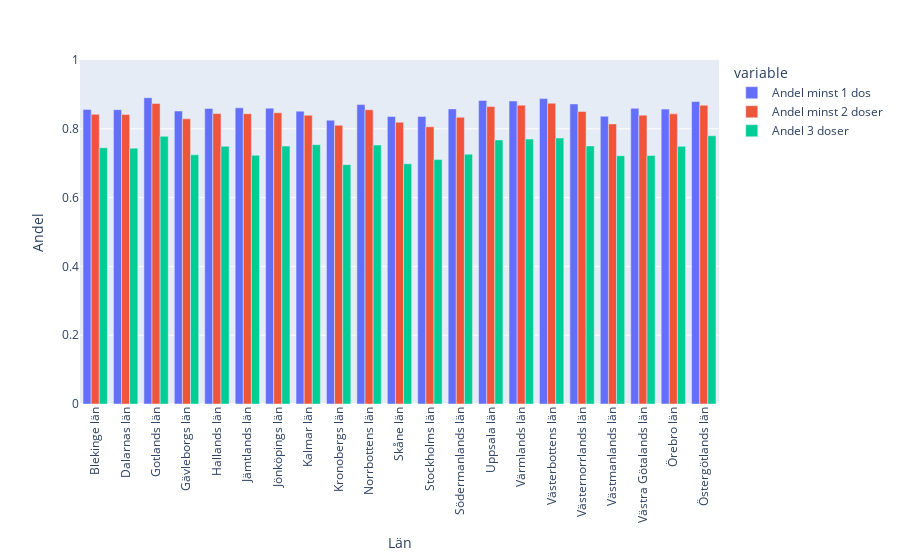

Here is the notebook cell this chart was saved with:
### Code cell
# Draw barplots of Andel minst 1 dos, Andel minst 2 doser and Andel 3 doser with plotly express.

plot_ratio_vaccine_doses = px.bar(ratio_vaccine_doses, x=ratio_vaccine_doses.index, y=["Andel minst 1 dos", "Andel minst 2 doser", "Andel 3 doser"], barmode="group")

# Set y-axis interval from 0 - 1 in the px plot
plot_ratio_vaccine_doses.update_yaxes(range=[0, 1])

# Update layout
plot_ratio_vaccine_doses.update_layout(xaxis_tickangle=-90, yaxis_title="Andel", xaxis_title="Län")

### Figure 1 — Plotly figure (JSON) as saved in the notebook; plotly's stock layout.template omitted (floating-point values rounded to 4 significant figures)
{"data": [{"alignmentgroup": "True", "hovertemplate": "variable=Andel minst 1 dos<br>Län_namn=%{x}<br>value=%{y}<extra></extra>", "legendgroup": "Andel minst 1 dos", "marker": {"color": "#636efa", "pattern": {"shape": ""}}, "name": "Andel minst 1 dos", "offsetgroup": "Andel minst 1 dos", "orientation": "v", "showlegend": true, "textposition": "auto", "type": "bar", "x": ["Blekinge län", "Dalarnas län", "Gotlands län", "Gävleborgs län", "Hallands län", "Jämtlands län", "Jönköpings län", "Kalmar län", "Kronobergs län", "Norrbottens län", "Skåne län", "Stockholms län", "Södermanlands län", "Uppsala län", "Värmlands län", "Västerbottens län", "Västernorrlands län", "Västmanlands län", "Västra Götalands län", "Örebro län", "Östergötlands län"], "xaxis": "x", "y": [0.8565, 0.8556, 0.8903, 0.8517, 0.8592, 0.8609, 0.86, 0.8513, 0.825, 0.8703, 0.8359, 0.8359, 0.8579, 0.8824, 0.8808, 0.8878, 0.8723, 0.8365, 0.8594, 0.8572, 0.8793], "yaxis": "y"}, {"alignmentgroup": "True", "hovertemplate": "variable=Andel minst 2 doser<br>Län_namn=%{x}<br>value=%{y}<extra></extra>", "legendgroup": "Andel minst 2 doser", "marker": {"color": "#EF553B", "pattern": {"shape": ""}}, "name": "Andel minst 2 doser", "offsetgroup": "Andel minst 2 doser", "orientation": "v", "showlegend": true, "textposition": "auto", "type": "bar", "x": ["Blekinge län", "Dalarnas län", "Gotlands län", "Gävleborgs län", "Hallands län", "Jämtlands län", "Jönköpings län", "Kalmar län", "Kronobergs län", "Norrbottens län", "Skåne län", "Stockholms län", "Södermanlands län", "Uppsala län", "Värmlands län", "Västerbottens län", "Västernorrlands län", "Västmanlands län", "Västra Götalands län", "Örebro län", "Östergötlands län"], "xaxis": "x", "y": [0.842, 0.8413, 0.8734, 0.8289, 0.8442, 0.844, 0.8467, 0.8395, 0.8102, 0.8554, 0.8191, 0.8059, 0.8334, 0.8646, 0.8688, 0.8743, 0.8503, 0.8141, 0.8397, 0.8434, 0.8686], "yaxis": "y"}, {"alignmentgroup": "True", "hovertemplate": "variable=Andel 3 doser<br>Län_namn=%{x}<br>value=%{y}<extra></extra>", "legendgroup": "Andel 3 doser", "marker": {"color": "#00cc96", "pattern": {"shape": ""}}, "name": "Andel 3 doser", "offsetgroup": "Andel 3 doser", "orientation": "v", "showlegend": true, "textposition": "auto", "type": "bar", "x": ["Blekinge län", "Dalarnas län", "Gotlands län", "Gävleborgs län", "Hallands län", "Jämtlands län", "Jönköpings län", "Kalmar län", "Kronobergs län", "Norrbottens län", "Skåne län", "Stockholms län", "Södermanlands län", "Uppsala län", "Värmlands län", "Västerbottens län", "Västernorrlands län", "Västmanlands län", "Västra Götalands län", "Örebro län", "Östergötlands län"], "xaxis": "x", "y": [0.7449, 0.7434, 0.7781, 0.7245, 0.7492, 0.7231, 0.7497, 0.7538, 0.6956, 0.7528, 0.6983, 0.7104, 0.7263, 0.7675, 0.77, 0.7732, 0.7501, 0.7217, 0.7224, 0.749, 0.7797], "yaxis": "y"}], "layout": {"barmode": "group", "legend": {"title": {"text": "variable"}, "tracegroupgap": 0}, "margin": {"t": 60}, "xaxis": {"anchor": "y", "domain": [0, 1], "tickangle": -90, "title": {"text": "Län"}}, "yaxis": {"anchor": "x", "domain": [0, 1], "range": [0, 1], "title": {"text": "Andel"}}}}
